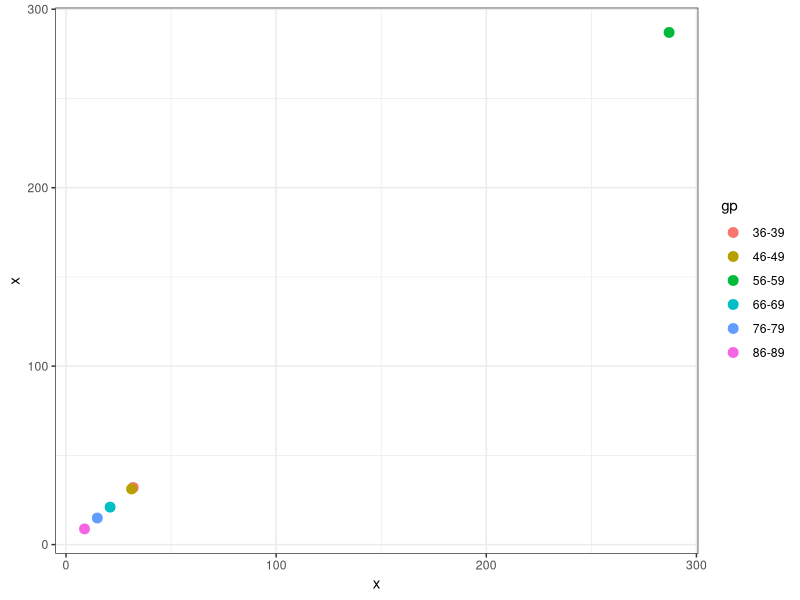

Write R code to recreate this figure.
library(tidyverse)

rm(list=ls())
d <- read.csv("Table6.15.csv")
d$Y <- 1:nrow(d)


gp <- ggplot(d,aes(x=x,y=x,group=gp,color=gp)) + list(
  geom_point(size=3),
  theme_bw(),
  NULL
)